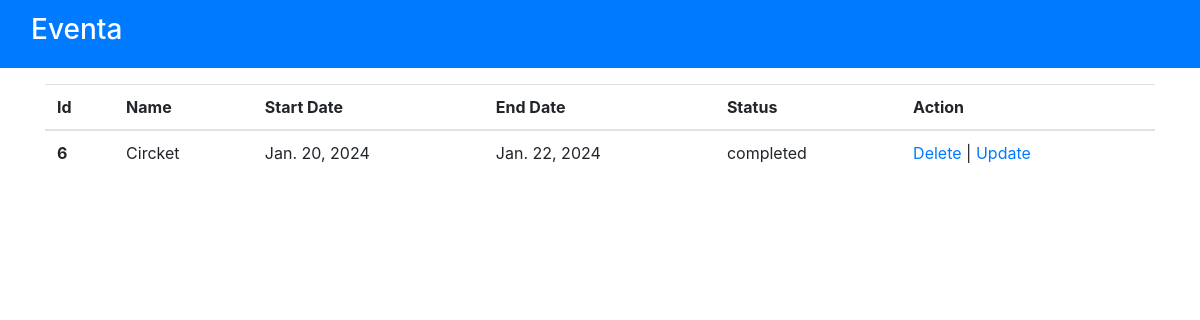
The page /admin-past-event/ on the database its author committed.
### event/models.py (models this page shows, shortened)
class Event(models.Model):
    category = models.ForeignKey(EventCategory, on_delete=models.CASCADE)
    name = models.CharField(max_length=255, unique=True)
    uid = models.PositiveIntegerField(unique=True)
    description = models.TextField()
    image = models.ImageField(upload_to='event_category/', null=True, blank=True)
    select_scheduled_status = (
        ('yet to scheduled', 'Yet to Scheduled'),
        ('scheduled', 'Scheduled')
    )
    scheduled_status = models.CharField(max_length=25, choices=select_scheduled_status)
    venue = models.CharField(max_length=255)
    start_date = models.DateField()
    end_date = models.DateField()
    created_user = models.ForeignKey(User, on_delete=models.CASCADE, blank=True, null=True,
                                     related_name='event_created_user')
    updated_user = models.ForeignKey(User, on_delete=models.CASCADE, blank=True, null=True,
                                     related_name='event_updated_user')
    created_date = models.DateField(auto_now_add=True)
    updated_date = models.DateField(auto_now_add=True)
    status_choice = (
        ('disabled', 'Disabled'),
        ('active', 'Active'),
        ('deleted', 'Deleted'),
        ('time out', 'Time Out'),
        ('completed', 'Completed'),
        ('cancel', 'Cancel'),
    )
    status = models.CharField(choices=status_choice, max_length=10)
    participants = models.ManyToManyField(User, blank=True, related_name='events')

### event/views.py (the view)
# urls.py: path('admin-past-event/', views.admin_past_event, name='admin-past-event'),
def admin_past_event(request):
    events = Event.objects.filter(status='completed')
    context = {'events': events}
    return render(request, 'admin/past_event.html', context)

### event/templates/admin/past_event.html (shortened to what this page needs)
{% extends 'admin/admin_base.html' %}
{% block content %}
<div class="container my-3">
<table class="table table-hover">
  <thead>
    <tr>
      <th scope="col">Id</th>
      <th scope="col">Name</th>
      <th scope="col">Start Date</th>
      <th scope="col">End Date</th>
        <th scope="col">Status</th>
      <th scope="col">Action</th>
    </tr>
  </thead>
  <tbody>
  {% for event in events%}
    <tr>
      <th scope="row">{{event.id}}</th>
      <td>{{event.name}}</td>
      <td>{{event.start_date}}</td>
      <td>{{event.end_date}}</td>
        <td>{{event.status}}</td>
      <td><a href="{% url 'delete-event' event.id %}">Delete</a> | <a href="{% url 'update-event' event.id %}">Update</a> </td>
    </tr>
  {% endfor %}
  </tbody>
</table>
</div>
{% endblock content %}

### rows shown on the page
Event: id "6", name "Circket", start_date "Jan. 20, 2024", end_date "Jan. 22, 2024", status "completed"
